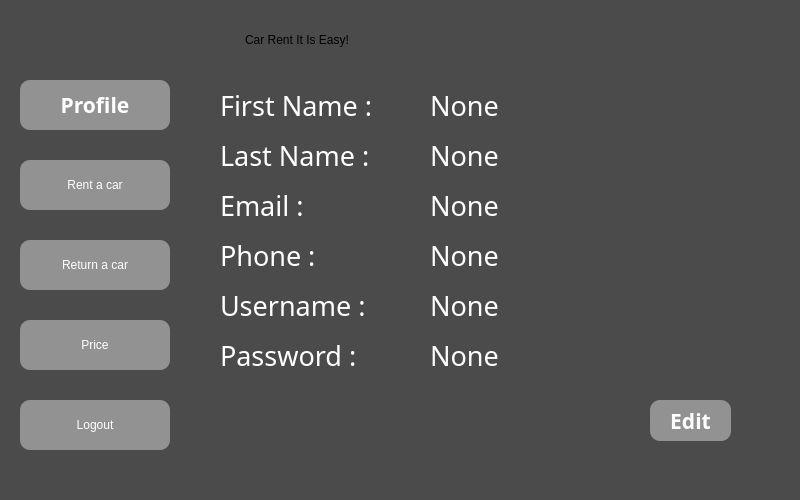
<?xml version="1.0" encoding="UTF-8"?>
<ui version="4.0">
 <class>AppWindow</class>
 <widget class="QDialog" name="AppWindow">
  <property name="geometry">
   <rect>
    <x>0</x>
    <y>0</y>
    <width>800</width>
    <height>500</height>
   </rect>
  </property>
  <property name="windowTitle">
   <string>Dialog</string>
  </property>
  <property name="styleSheet">
   <string notr="true">background-color: rgb(75, 75, 75);</string>
  </property>
  <widget class="QStackedWidget" name="stackedWidget">
   <property name="geometry">
    <rect>
     <x>200</x>
     <y>80</y>
     <width>560</width>
     <height>380</height>
    </rect>
   </property>
   <widget class="QWidget" name="page_1">
    <widget class="QLabel" name="FirstNameText">
     <property name="geometry">
      <rect>
       <x>20</x>
       <y>10</y>
       <width>170</width>
       <height>30</height>
      </rect>
     </property>
     <property name="font">
      <font>
       <family>Sitka Small</family>
       <pointsize>20</pointsize>
       <bold>false</bold>
      </font>
     </property>
     <property name="styleSheet">
      <string notr="true">color: rgb(255, 255, 255);</string>
     </property>
     <property name="text">
      <string>First Name :</string>
     </property>
    </widget>
    <widget class="QLabel" name="LastNameText">
     <property name="geometry">
      <rect>
       <x>20</x>
       <y>60</y>
       <width>180</width>
       <height>30</height>
      </rect>
     </property>
     <property name="font">
      <font>
       <family>Sitka Small</family>
       <pointsize>20</pointsize>
       <bold>false</bold>
      </font>
     </property>
     <property name="styleSheet">
      <string notr="true">color: rgb(255, 255, 255);</string>
     </property>
     <property name="text">
      <string>Last Name :</string>
     </property>
    </widget>
    <widget class="QLabel" name="EmailText">
     <property name="geometry">
      <rect>
       <x>20</x>
       <y>110</y>
       <width>180</width>
       <height>30</height>
      </rect>
     </property>
     <property name="font">
      <font>
       <family>Sitka Small</family>
       <pointsize>20</pointsize>
       <bold>false</bold>
      </font>
     </property>
     <property name="styleSheet">
      <string notr="true">color: rgb(255, 255, 255);</string>
     </property>
     <property name="text">
      <string>Email :</string>
     </property>
    </widget>
    <widget class="QLabel" name="PhoneText">
     <property name="geometry">
      <rect>
       <x>20</x>
       <y>160</y>
       <width>180</width>
       <height>30</height>
      </rect>
     </property>
     <property name="font">
      <font>
       <family>Sitka Small</family>
       <pointsize>20</pointsize>
       <bold>false</bold>
      </font>
     </property>
     <property name="styleSheet">
      <string notr="true">color: rgb(255, 255, 255);</string>
     </property>
     <property name="text">
      <string>Phone :</string>
     </property>
    </widget>
    <widget class="QLabel" name="UsernameText">
     <property name="geometry">
      <rect>
       <x>20</x>
       <y>210</y>
       <width>180</width>
       <height>30</height>
      </rect>
     </property>
     <property name="font">
      <font>
       <family>Sitka Small</family>
       <pointsize>20</pointsize>
       <bold>false</bold>
      </font>
     </property>
     <property name="styleSheet">
      <string notr="true">color: rgb(255, 255, 255);</string>
     </property>
     <property name="text">
      <string>Username :</string>
     </property>
    </widget>
    <widget class="QLabel" name="PasswordText">
     <property name="geometry">
      <rect>
       <x>20</x>
       <y>260</y>
       <width>180</width>
       <height>30</height>
      </rect>
     </property>
     <property name="font">
      <font>
       <family>Sitka Small</family>
       <pointsize>20</pointsize>
       <bold>false</bold>
      </font>
     </property>
     <property name="styleSheet">
      <string notr="true">color: rgb(255, 255, 255);</string>
     </property>
     <property name="text">
      <string>Password :</string>
     </property>
    </widget>
    <widget class="QLabel" name="FirstNameText_2">
     <property name="geometry">
      <rect>
       <x>230</x>
       <y>10</y>
       <width>270</width>
       <height>30</height>
      </rect>
     </property>
     <property name="font">
      <font>
       <family>Sitka Small</family>
       <pointsize>20</pointsize>
       <bold>false</bold>
      </font>
     </property>
     <property name="styleSheet">
      <string notr="true">color: rgb(255, 255, 255);</string>
     </property>
     <property name="text">
      <string>None</string>
     </property>
    </widget>
    <widget class="QLabel" name="LastNameText_2">
     <property name="geometry">
      <rect>
       <x>230</x>
       <y>60</y>
       <width>270</width>
       <height>30</height>
      </rect>
     </property>
     <property name="font">
      <font>
       <family>Sitka Small</family>
       <pointsize>20</pointsize>
       <bold>false</bold>
      </font>
     </property>
     <property name="styleSheet">
      <string notr="true">color: rgb(255, 255, 255);</string>
     </property>
     <property name="text">
      <string>None</string>
     </property>
    </widget>
    <widget class="QLabel" name="EmailText_2">
     <property name="geometry">
      <rect>
       <x>230</x>
       <y>110</y>
       <width>270</width>
       <height>30</height>
      </rect>
     </property>
     <property name="font">
      <font>
       <family>Sitka Small</family>
       <pointsize>20</pointsize>
       <bold>false</bold>
      </font>
     </property>
     <property name="styleSheet">
      <string notr="true">color: rgb(255, 255, 255);</string>
     </property>
     <property name="text">
      <string>None</string>
     </property>
    </widget>
    <widget class="QLabel" name="PhoneText_2">
     <property name="geometry">
      <rect>
       <x>230</x>
       <y>160</y>
       <width>270</width>
       <height>30</height>
      </rect>
     </property>
     <property name="font">
      <font>
       <family>Sitka Small</family>
       <pointsize>20</pointsize>
       <bold>false</bold>
      </font>
     </property>
     <property name="styleSheet">
      <string notr="true">color: rgb(255, 255, 255);</string>
     </property>
     <property name="text">
      <string>None</string>
     </property>
    </widget>
    <widget class="QLabel" name="PasswordText_2">
     <property name="geometry">
      <rect>
       <x>230</x>
       <y>260</y>
       <width>270</width>
       <height>30</height>
      </rect>
     </property>
     <property name="font">
      <font>
       <family>Sitka Small</family>
       <pointsize>20</pointsize>
       <bold>false</bold>
      </font>
     </property>
     <property name="styleSheet">
      <string notr="true">color: rgb(255, 255, 255);</string>
     </property>
     <property name="text">
      <string>None</string>
     </property>
    </widget>
    <widget class="QLabel" name="UsernameText_2">
     <property name="geometry">
      <rect>
       <x>230</x>
       <y>210</y>
       <width>270</width>
       <height>30</height>
      </rect>
     </property>
     <property name="font">
      <font>
       <family>Sitka Small</family>
       <pointsize>20</pointsize>
       <bold>false</bold>
      </font>
     </property>
     <property name="styleSheet">
      <string notr="true">color: rgb(255, 255, 255);</string>
     </property>
     <property name="text">
      <string>None</string>
     </property>
    </widget>
    <widget class="QPushButton" name="EditProfileBtn">
     <property name="geometry">
      <rect>
       <x>450</x>
       <y>320</y>
       <width>81</width>
       <height>41</height>
      </rect>
     </property>
     <property name="font">
      <font>
       <family>Segoe Print</family>
       <pointsize>16</pointsize>
       <italic>false</italic>
       <bold>true</bold>
      </font>
     </property>
     <property name="cursor">
      <cursorShape>PointingHandCursor</cursorShape>
     </property>
     <property name="styleSheet">
      <string notr="true">QPushButton{
background-color: rgba(255, 255, 255, 100);
border-radius: 10px;
color: rgba(192, 192, 192, 240);
color: white;
text-align: center;
font: 700 16pt &quot;Segoe Print&quot;;
}

QPushButton:hover{
background-color: rgba(255, 255, 255, 0);
border-radius: 10px;
color: white;
text-align: center;
font: 700 16pt &quot;Segoe Print&quot;;
}
QPushButton:pressed{
background-color: rgba(255, 255, 255, 0);
border-radius: 10px;
color: white;
text-align: center;
font: 700 16pt &quot;Segoe Print&quot;;
}</string>
     </property>
     <property name="text">
      <string>Edit</string>
     </property>
    </widget>
   </widget>
   <widget class="QWidget" name="page_2">
    <widget class="QTableView" name="RentCarDbView">
     <property name="geometry">
      <rect>
       <x>10</x>
       <y>10</y>
       <width>540</width>
       <height>250</height>
      </rect>
     </property>
     <property name="acceptDrops">
      <bool>false</bool>
     </property>
     <property name="inputMethodHints">
      <set>Qt::ImhNone</set>
     </property>
     <property name="editTriggers">
      <set>QAbstractItemView::NoEditTriggers</set>
     </property>
    </widget>
    <widget class="QPushButton" name="RentBtn">
     <property name="geometry">
      <rect>
       <x>420</x>
       <y>270</y>
       <width>130</width>
       <height>40</height>
      </rect>
     </property>
     <property name="cursor">
      <cursorShape>PointingHandCursor</cursorShape>
     </property>
     <property name="styleSheet">
      <string notr="true">QPushButton{
background-color: rgba(255, 255, 255, 100);
border-radius: 10px;
color: rgba(192, 192, 192, 240);
color: white;
text-align: center;
font: 700 14pt &quot;Segoe Print&quot;;
}

QPushButton:hover{
background-color: rgba(255, 255, 255, 0);
border-radius: 10px;
color: white;
text-align: center;
font: 700 14pt &quot;Segoe Print&quot;;
}
QPushButton:pressed{
background-color: rgba(255, 255, 255, 0);
border-radius: 10px;
color: white;
text-align: center;
font: 700 14pt &quot;Segoe Print&quot;;
}</string>
     </property>
     <property name="text">
      <string>Rent</string>
     </property>
    </widget>
    <widget class="QLabel" name="EnterIdText">
     <property name="geometry">
      <rect>
       <x>10</x>
       <y>270</y>
       <width>210</width>
       <height>45</height>
      </rect>
     </property>
     <property name="font">
      <font>
       <family>Sitka Small</family>
       <pointsize>22</pointsize>
       <italic>false</italic>
       <bold>false</bold>
      </font>
     </property>
     <property name="styleSheet">
      <string notr="true"/>
     </property>
     <property name="text">
      <string>Enter car's id:</string>
     </property>
    </widget>
    <widget class="QLineEdit" name="CarsIdInput">
     <property name="geometry">
      <rect>
       <x>230</x>
       <y>270</y>
       <width>50</width>
       <height>40</height>
      </rect>
     </property>
     <property name="layoutDirection">
      <enum>Qt::RightToLeft</enum>
     </property>
     <property name="styleSheet">
      <string notr="true">background-color: rgba(255, 255, 255, 100);
border-radius: 10px;</string>
     </property>
    </widget>
   </widget>
   <widget class="QWidget" name="page_3">
    <widget class="QTableView" name="ReturnCarDbView">
     <property name="geometry">
      <rect>
       <x>10</x>
       <y>10</y>
       <width>540</width>
       <height>250</height>
      </rect>
     </property>
     <property name="acceptDrops">
      <bool>false</bool>
     </property>
     <property name="inputMethodHints">
      <set>Qt::ImhNone</set>
     </property>
     <property name="editTriggers">
      <set>QAbstractItemView::NoEditTriggers</set>
     </property>
    </widget>
    <widget class="QLineEdit" name="CarsIdReturnInput">
     <property name="geometry">
      <rect>
       <x>300</x>
       <y>270</y>
       <width>91</width>
       <height>41</height>
      </rect>
     </property>
     <property name="layoutDirection">
      <enum>Qt::RightToLeft</enum>
     </property>
     <property name="styleSheet">
      <string notr="true">background-color: rgba(255, 255, 255, 100);
border-radius: 10px;</string>
     </property>
    </widget>
    <widget class="QLabel" name="EnterIdReturnText">
     <property name="geometry">
      <rect>
       <x>10</x>
       <y>280</y>
       <width>251</width>
       <height>40</height>
      </rect>
     </property>
     <property name="styleSheet">
      <string notr="true">font: 700 22pt &quot;Segoe Script&quot;;
text-align: center;
</string>
     </property>
     <property name="text">
      <string>Enter car's id:</string>
     </property>
    </widget>
    <widget class="QPushButton" name="ReturnBtn">
     <property name="geometry">
      <rect>
       <x>419</x>
       <y>269</y>
       <width>131</width>
       <height>41</height>
      </rect>
     </property>
     <property name="cursor">
      <cursorShape>PointingHandCursor</cursorShape>
     </property>
     <property name="styleSheet">
      <string notr="true">QPushButton{
background-color: rgba(255, 255, 255, 100);
border-radius: 10px;
color: rgba(192, 192, 192, 240);
color: white;
text-align: center;
font: 700 14pt &quot;Segoe Print&quot;;
}

QPushButton:hover{
background-color: rgba(255, 255, 255, 0);
border-radius: 10px;
color: white;
text-align: center;
font: 700 14pt &quot;Segoe Print&quot;;
}
QPushButton:pressed{
background-color: rgba(255, 255, 255, 0);
border-radius: 10px;
color: white;
text-align: center;
font: 700 14pt &quot;Segoe Print&quot;;
}</string>
     </property>
     <property name="text">
      <string>Return</string>
     </property>
    </widget>
   </widget>
   <widget class="QWidget" name="page_4">
    <widget class="QTableView" name="PriceDbView">
     <property name="geometry">
      <rect>
       <x>10</x>
       <y>10</y>
       <width>540</width>
       <height>250</height>
      </rect>
     </property>
     <property name="acceptDrops">
      <bool>false</bool>
     </property>
     <property name="inputMethodHints">
      <set>Qt::ImhNone</set>
     </property>
     <property name="editTriggers">
      <set>QAbstractItemView::NoEditTriggers</set>
     </property>
    </widget>
    <widget class="QLabel" name="FinalPriceText">
     <property name="geometry">
      <rect>
       <x>20</x>
       <y>270</y>
       <width>221</width>
       <height>40</height>
      </rect>
     </property>
     <property name="styleSheet">
      <string notr="true">font: 700 22pt &quot;Segoe Script&quot;;
text-align: center;
</string>
     </property>
     <property name="text">
      <string>Final price is:</string>
     </property>
    </widget>
    <widget class="QPushButton" name="PayBtn">
     <property name="geometry">
      <rect>
       <x>420</x>
       <y>280</y>
       <width>131</width>
       <height>41</height>
      </rect>
     </property>
     <property name="cursor">
      <cursorShape>PointingHandCursor</cursorShape>
     </property>
     <property name="styleSheet">
      <string notr="true">QPushButton{
background-color: rgba(255, 255, 255, 100);
border-radius: 10px;
color: rgba(192, 192, 192, 240);
color: white;
text-align: center;
font: 700 14pt &quot;Segoe Print&quot;;
}

QPushButton:hover{
background-color: rgba(255, 255, 255, 0);
border-radius: 10px;
color: white;
text-align: center;
font: 700 14pt &quot;Segoe Print&quot;;
}
QPushButton:pressed{
background-color: rgba(255, 255, 255, 0);
border-radius: 10px;
color: white;
text-align: center;
font: 700 14pt &quot;Segoe Print&quot;;
}</string>
     </property>
     <property name="text">
      <string>Pay</string>
     </property>
    </widget>
    <widget class="QLabel" name="Price">
     <property name="geometry">
      <rect>
       <x>250</x>
       <y>270</y>
       <width>151</width>
       <height>41</height>
      </rect>
     </property>
     <property name="font">
      <font>
       <family>Segoe Script</family>
       <pointsize>18</pointsize>
       <italic>false</italic>
       <bold>true</bold>
      </font>
     </property>
     <property name="styleSheet">
      <string notr="true">font: 700 18pt &quot;Segoe Script&quot;;
text-align: center;
</string>
     </property>
     <property name="text">
      <string>HaveToPay</string>
     </property>
    </widget>
   </widget>
  </widget>
  <widget class="QLabel" name="CarRentItIsEasyText">
   <property name="geometry">
    <rect>
     <x>245</x>
     <y>20</y>
     <width>310</width>
     <height>40</height>
    </rect>
   </property>
   <property name="styleSheet">
    <string notr="true">font: 700 22pt &quot;Segoe Script&quot;;
text-align: center;
</string>
   </property>
   <property name="text">
    <string>Car Rent It Is Easy!</string>
   </property>
  </widget>
  <widget class="QPushButton" name="LogoutBtn">
   <property name="geometry">
    <rect>
     <x>20</x>
     <y>400</y>
     <width>150</width>
     <height>50</height>
    </rect>
   </property>
   <property name="cursor">
    <cursorShape>PointingHandCursor</cursorShape>
   </property>
   <property name="styleSheet">
    <string notr="true">QPushButton{
background-color: rgba(255, 255, 255, 100);
border-radius: 10px;
color: rgba(192, 192, 192, 240);
color: white;
text-align: center;
font: 700 16pt &quot;Segoe Print&quot;;
}

QPushButton:hover{
background-color: rgba(255, 255, 255, 0);
border-radius: 10px;
color: white;
text-align: center;
font: 700 16pt &quot;Segoe Print&quot;;
}
QPushButton:pressed{
background-color: rgba(255, 255, 255, 0);
border-radius: 10px;
color: white;
text-align: center;
font: 700 16pt &quot;Segoe Print&quot;;
}</string>
   </property>
   <property name="text">
    <string>Logout</string>
   </property>
  </widget>
  <widget class="QPushButton" name="ReturnCarBtn">
   <property name="geometry">
    <rect>
     <x>20</x>
     <y>240</y>
     <width>150</width>
     <height>50</height>
    </rect>
   </property>
   <property name="cursor">
    <cursorShape>PointingHandCursor</cursorShape>
   </property>
   <property name="styleSheet">
    <string notr="true">QPushButton{
background-color: rgba(255, 255, 255, 100);
border-radius: 10px;
color: rgba(192, 192, 192, 240);
color: white;
text-align: center;
font: 700 16pt &quot;Segoe Print&quot;;
}

QPushButton:hover{
background-color: rgba(255, 255, 255, 0);
border-radius: 10px;
color: white;
text-align: center;
font: 700 18pt &quot;Segoe Print&quot;;
}
QPushButton:pressed{
background-color: rgba(255, 255, 255, 0);
border-radius: 10px;
color: white;
text-align: center;
font: 700 18pt &quot;Segoe Print&quot;;
}</string>
   </property>
   <property name="text">
    <string>Return a car</string>
   </property>
  </widget>
  <widget class="QPushButton" name="RentCarBtn">
   <property name="geometry">
    <rect>
     <x>20</x>
     <y>160</y>
     <width>150</width>
     <height>50</height>
    </rect>
   </property>
   <property name="cursor">
    <cursorShape>PointingHandCursor</cursorShape>
   </property>
   <property name="styleSheet">
    <string notr="true">QPushButton{
background-color: rgba(255, 255, 255, 100);
border-radius: 10px;
color: rgba(192, 192, 192, 240);
color: white;
text-align: center;
font: 700 16pt &quot;Segoe Print&quot;;
}

QPushButton:hover{
background-color: rgba(255, 255, 255, 0);
border-radius: 10px;
color: white;
text-align: center;
font: 700 16pt &quot;Segoe Print&quot;;
}
QPushButton:pressed{
background-color: rgba(255, 255, 255, 0);
border-radius: 10px;
color: white;
text-align: center;
font: 700 16pt &quot;Segoe Print&quot;;
}</string>
   </property>
   <property name="text">
    <string>Rent a car</string>
   </property>
  </widget>
  <widget class="QPushButton" name="ProfileBtn">
   <property name="geometry">
    <rect>
     <x>20</x>
     <y>80</y>
     <width>150</width>
     <height>50</height>
    </rect>
   </property>
   <property name="font">
    <font>
     <family>Segoe Print</family>
     <pointsize>16</pointsize>
     <italic>false</italic>
     <bold>true</bold>
    </font>
   </property>
   <property name="cursor">
    <cursorShape>PointingHandCursor</cursorShape>
   </property>
   <property name="styleSheet">
    <string notr="true">QPushButton{
background-color: rgba(255, 255, 255, 100);
border-radius: 10px;
color: rgba(192, 192, 192, 240);
color: white;
text-align: center;
font: 700 16pt &quot;Segoe Print&quot;;
}

QPushButton:hover{
background-color: rgba(255, 255, 255, 0);
border-radius: 10px;
color: white;
text-align: center;
font: 700 16pt &quot;Segoe Print&quot;;
}
QPushButton:pressed{
background-color: rgba(255, 255, 255, 0);
border-radius: 10px;
color: white;
text-align: center;
font: 700 16pt &quot;Segoe Print&quot;;
}</string>
   </property>
   <property name="text">
    <string>Profile</string>
   </property>
  </widget>
  <widget class="QPushButton" name="PriceBtn">
   <property name="geometry">
    <rect>
     <x>20</x>
     <y>320</y>
     <width>150</width>
     <height>50</height>
    </rect>
   </property>
   <property name="cursor">
    <cursorShape>PointingHandCursor</cursorShape>
   </property>
   <property name="styleSheet">
    <string notr="true">QPushButton{
background-color: rgba(255, 255, 255, 100);
border-radius: 10px;
color: rgba(192, 192, 192, 240);
color: white;
text-align: center;
font: 700 16pt &quot;Segoe Print&quot;;
}

QPushButton:hover{
background-color: rgba(255, 255, 255, 0);
border-radius: 10px;
color: white;
text-align: center;
font: 700 16pt &quot;Segoe Print&quot;;
}
QPushButton:pressed{
background-color: rgba(255, 255, 255, 0);
border-radius: 10px;
color: white;
text-align: center;
font: 700 16pt &quot;Segoe Print&quot;;
}</string>
   </property>
   <property name="text">
    <string>Price</string>
   </property>
  </widget>
 </widget>
 <resources/>
 <connections/>
</ui>
